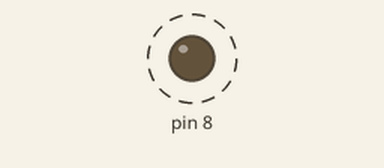
A sketch run on a simulated Arduino Uno, built with avr-gcc and run on an emulated ATmega328P. Shown: output pins drawn as LEDs (lit = HIGH). Dashed ring = blinking. Pins used as bus, display or sensor lines are not drawn.

Above: at 0.2 s.
Timing chart, 0 to 5.0 s (numbered marks = the images above):
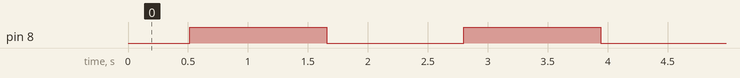

Measured:
- by itself, pin 8: alternates HIGH for 1.1 s and LOW for 1.1 s

The sketch:

Stepperbackforth____.ino
```cpp
int Distance = 0;
int digit1 = 630;
void setup() {
  pinMode(8, OUTPUT);
  pinMode(9, OUTPUT);
  digitalWrite(8, LOW);
  digitalWrite(9, LOW);
}

void loop() {

  digitalWrite(9, HIGH);
  delayMicroseconds(200);
  digitalWrite(9, LOW);
  delayMicroseconds(200);
  Distance = Distance + 1;

  // Check to see if we are at the end of our move
  if (Distance == 1250)
  {

    if (digitalRead(8) == LOW)
    {
      digitalWrite(8, HIGH);
    }
    else
    {
      digitalWrite(8, LOW);
    }

    Distance = 0;

    digit1 = digit1 - 0.3;//Reduce the timing by 0.3ms
    delay(digit1);//How can I loop line 34 and 35 when digit1 hits 0?
     //Idealy, I want to make the digit1 pause for a random time when it hits 0, and go back to 630, and pause another random time, and then reduce again.
  }
}
```
